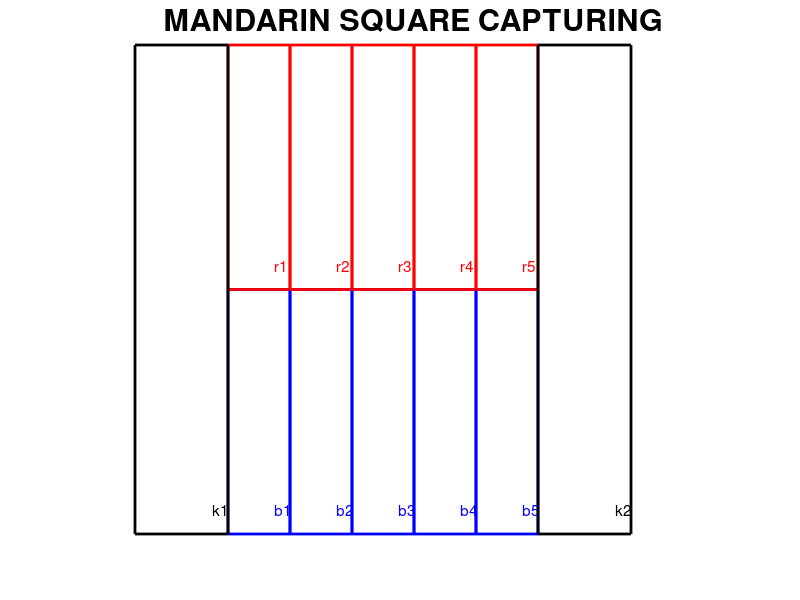

Source code (MATLAB):
function [] = createBoard()

close all; % delete the old board

for i = 0:1:4
    % draw blue boxes
    rectangle("Position", [100*i, 0, 100, 100], "LineWidth", 2, "EdgeColor", 'b')
    % draw red boxes
    rectangle("Position", [100*i, 100, 100, 100], "LineWidth", 2, "EdgeColor", 'r')
    % print blue box numbers
    boxNumber = sprintf('%s%d', 'b', i+1);
    text(75+100*i, 10, boxNumber, "FontSize", 11, "Color", 'b')
    % print red box numbers
    boxNumber = sprintf('%s%d', 'r', i+1);
    text(75+100*i, 110, boxNumber, "FontSize", 11, "Color", 'r')
end
% draw two Mandarin squares (the left and right-most squares)
for i = 0:1
    rectangle("Position", [-150+650*i, 0, 150, 200], "LineWidth", 2, "EdgeColor", 'k')
    % print box number
    boxNumber = sprintf('%s%d', 'k', i+1);
    text(-25+650*i, 10, boxNumber, "FontSize", 11, "Color", 'k')
end
% create title
title("MANDARIN SQUARE CAPTURING", 'Color', 'k', 'FontSize', 22, 'FontWeight','bold')
axis off
end



